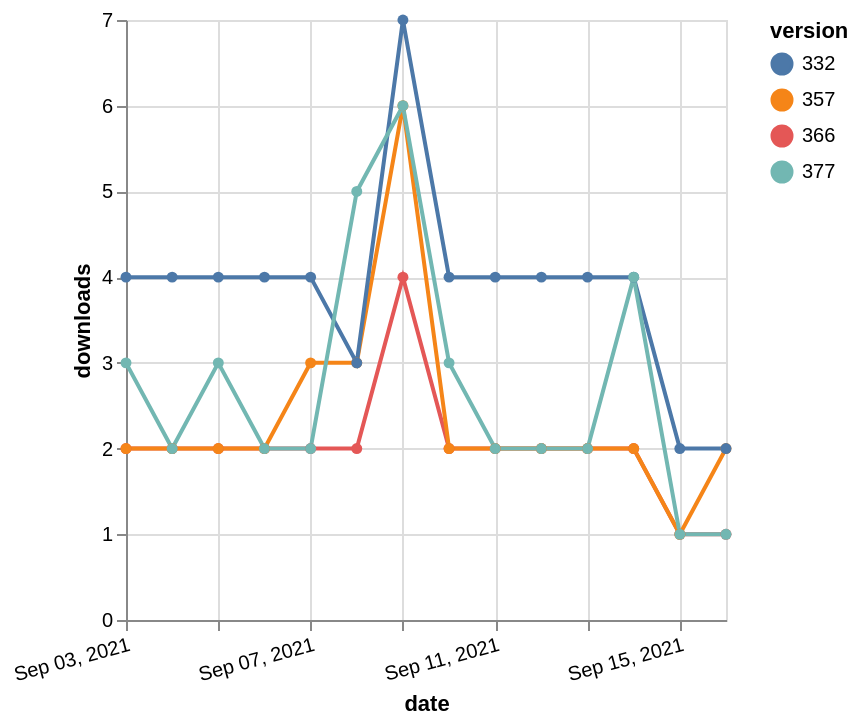

Vega-Lite specification stored for this chart:
### Vega-Lite specification from a JSON file in a GitHub repository (floating-point values rounded to 4 significant figures)
{"$schema": "https://vega.github.io/schema/vega-lite/v5.json", "description": "A simple bar chart with embedded data.", "data": {"values": [{"date": "2021-09-03", "total": 2297, "delta": 2, "version": "366"}, {"date": "2021-09-04", "total": 2299, "delta": 2, "version": "366"}, {"date": "2021-09-05", "total": 2301, "delta": 2, "version": "366"}, {"date": "2021-09-06", "total": 2303, "delta": 2, "version": "366"}, {"date": "2021-09-07", "total": 2305, "delta": 2, "version": "366"}, {"date": "2021-09-08", "total": 2307, "delta": 2, "version": "366"}, {"date": "2021-09-09", "total": 2311, "delta": 4, "version": "366"}, {"date": "2021-09-10", "total": 2313, "delta": 2, "version": "366"}, {"date": "2021-09-11", "total": 2315, "delta": 2, "version": "366"}, {"date": "2021-09-12", "total": 2317, "delta": 2, "version": "366"}, {"date": "2021-09-13", "total": 2319, "delta": 2, "version": "366"}, {"date": "2021-09-14", "total": 2321, "delta": 2, "version": "366"}, {"date": "2021-09-15", "total": 2322, "delta": 1, "version": "366"}, {"date": "2021-09-16", "total": 2323, "delta": 1, "version": "366"}, {"date": "2021-09-03", "total": 2872, "delta": 2, "version": "357"}, {"date": "2021-09-04", "total": 2874, "delta": 2, "version": "357"}, {"date": "2021-09-05", "total": 2876, "delta": 2, "version": "357"}, {"date": "2021-09-06", "total": 2878, "delta": 2, "version": "357"}, {"date": "2021-09-07", "total": 2881, "delta": 3, "version": "357"}, {"date": "2021-09-08", "total": 2884, "delta": 3, "version": "357"}, {"date": "2021-09-09", "total": 2890, "delta": 6, "version": "357"}, {"date": "2021-09-10", "total": 2892, "delta": 2, "version": "357"}, {"date": "2021-09-11", "total": 2894, "delta": 2, "version": "357"}, {"date": "2021-09-12", "total": 2896, "delta": 2, "version": "357"}, {"date": "2021-09-13", "total": 2898, "delta": 2, "version": "357"}, {"date": "2021-09-14", "total": 2900, "delta": 2, "version": "357"}, {"date": "2021-09-15", "total": 2901, "delta": 1, "version": "357"}, {"date": "2021-09-16", "total": 2903, "delta": 2, "version": "357"}, {"date": "2021-09-03", "total": 4976, "delta": 4, "version": "332"}, {"date": "2021-09-04", "total": 4980, "delta": 4, "version": "332"}, {"date": "2021-09-05", "total": 4984, "delta": 4, "version": "332"}, {"date": "2021-09-06", "total": 4988, "delta": 4, "version": "332"}, {"date": "2021-09-07", "total": 4992, "delta": 4, "version": "332"}, {"date": "2021-09-08", "total": 4995, "delta": 3, "version": "332"}, {"date": "2021-09-09", "total": 5002, "delta": 7, "version": "332"}, {"date": "2021-09-10", "total": 5006, "delta": 4, "version": "332"}, {"date": "2021-09-11", "total": 5010, "delta": 4, "version": "332"}, {"date": "2021-09-12", "total": 5014, "delta": 4, "version": "332"}, {"date": "2021-09-13", "total": 5018, "delta": 4, "version": "332"}, {"date": "2021-09-14", "total": 5022, "delta": 4, "version": "332"}, {"date": "2021-09-15", "total": 5024, "delta": 2, "version": "332"}, {"date": "2021-09-16", "total": 5026, "delta": 2, "version": "332"}, {"date": "2021-09-03", "total": 2111, "delta": 3, "version": "377"}, {"date": "2021-09-04", "total": 2113, "delta": 2, "version": "377"}, {"date": "2021-09-05", "total": 2116, "delta": 3, "version": "377"}, {"date": "2021-09-06", "total": 2118, "delta": 2, "version": "377"}, {"date": "2021-09-07", "total": 2120, "delta": 2, "version": "377"}, {"date": "2021-09-08", "total": 2125, "delta": 5, "version": "377"}, {"date": "2021-09-09", "total": 2131, "delta": 6, "version": "377"}, {"date": "2021-09-10", "total": 2134, "delta": 3, "version": "377"}, {"date": "2021-09-11", "total": 2136, "delta": 2, "version": "377"}, {"date": "2021-09-12", "total": 2138, "delta": 2, "version": "377"}, {"date": "2021-09-13", "total": 2140, "delta": 2, "version": "377"}, {"date": "2021-09-14", "total": 2144, "delta": 4, "version": "377"}, {"date": "2021-09-15", "total": 2145, "delta": 1, "version": "377"}, {"date": "2021-09-16", "total": 2146, "delta": 1, "version": "377"}]}, "width": "container", "mark": {"type": "line", "point": {"filled": true}}, "encoding": {"x": {"field": "date", "type": "temporal", "timeUnit": "yearmonthdate", "title": "date", "axis": {"labelAngle": -15}}, "y": {"field": "delta", "type": "quantitative", "title": "downloads"}, "color": {"field": "version", "type": "nominal"}, "tooltip": {"field": "delta"}}}
